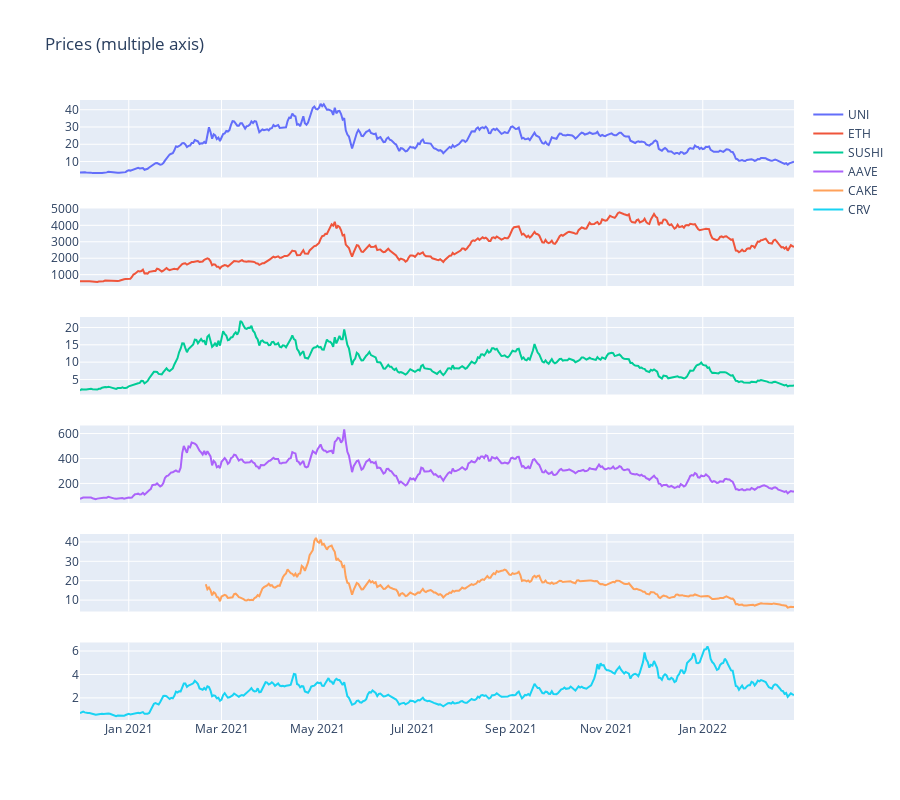

Notebook code for this chart:
### Code cell
# multiple lineplots
df_open_1d = df['Open'].resample("1d").mean()
fig = make_subplots(rows=6, cols=1, shared_xaxes=True)
fig.add_scatter(x=df_open_1d.index, y=df_open_1d['UNI'], name='UNI', mode='lines', row=1, col=1)
fig.add_scatter(x=df_open_1d.index, y=df_open_1d['ETH'], name='ETH', mode='lines', row=2, col=1)
fig.add_scatter(x=df_open_1d.index, y=df_open_1d['SUSHI'], name='SUSHI', mode='lines', row=3, col=1)
fig.add_scatter(x=df_open_1d.index, y=df_open_1d['AAVE'], name='AAVE', mode='lines', row=4, col=1)
fig.add_scatter(x=df_open_1d.index, y=df_open_1d['CAKE'], name='CAKE', mode='lines', row=5, col=1)
fig.add_scatter(x=df_open_1d.index, y=df_open_1d['CRV'], name='CRV', mode='lines', row=6, col=1)
# increase the height of the subplots
fig.update_layout(height=800, title='Prices (multiple axis)')
fig.write_html('output/01b_prices_axis.html')
fig.write_image('output/01b_prices_axis.png')
fig

### Figure 1 — Plotly figure (JSON) as saved in the notebook; plotly's stock layout.template omitted (floating-point values rounded to 4 significant figures; data arrays with more than 128 entries replaced by an {"elided": "..."} marker saying what was removed)
{"data": [{"mode": "lines", "name": "UNI", "type": "scatter", "x": {"elided": "455 str values"}, "xaxis": "x", "y": {"elided": "455 float values"}, "yaxis": "y"}, {"mode": "lines", "name": "ETH", "type": "scatter", "x": {"elided": "455 str values"}, "xaxis": "x2", "y": {"elided": "455 float values"}, "yaxis": "y2"}, {"mode": "lines", "name": "SUSHI", "type": "scatter", "x": {"elided": "455 str values"}, "xaxis": "x3", "y": {"elided": "455 float values"}, "yaxis": "y3"}, {"mode": "lines", "name": "AAVE", "type": "scatter", "x": {"elided": "455 str values"}, "xaxis": "x4", "y": {"elided": "455 float values"}, "yaxis": "y4"}, {"mode": "lines", "name": "CAKE", "type": "scatter", "x": {"elided": "455 str values"}, "xaxis": "x5", "y": {"elided": "455 float values"}, "yaxis": "y5"}, {"mode": "lines", "name": "CRV", "type": "scatter", "x": {"elided": "455 str values"}, "xaxis": "x6", "y": {"elided": "455 float values"}, "yaxis": "y6"}], "layout": {"height": 800, "title": {"text": "Prices (multiple axis)"}, "xaxis": {"anchor": "y", "domain": [0, 1], "matches": "x6", "showticklabels": false}, "xaxis2": {"anchor": "y2", "domain": [0, 1], "matches": "x6", "showticklabels": false}, "xaxis3": {"anchor": "y3", "domain": [0, 1], "matches": "x6", "showticklabels": false}, "xaxis4": {"anchor": "y4", "domain": [0, 1], "matches": "x6", "showticklabels": false}, "xaxis5": {"anchor": "y5", "domain": [0, 1], "matches": "x6", "showticklabels": false}, "xaxis6": {"anchor": "y6", "domain": [0, 1]}, "yaxis": {"anchor": "x", "domain": [0.875, 1]}, "yaxis2": {"anchor": "x2", "domain": [0.7, 0.825]}, "yaxis3": {"anchor": "x3", "domain": [0.525, 0.65]}, "yaxis4": {"anchor": "x4", "domain": [0.35, 0.475]}, "yaxis5": {"anchor": "x5", "domain": [0.175, 0.3]}, "yaxis6": {"anchor": "x6", "domain": [0, 0.125]}}}
